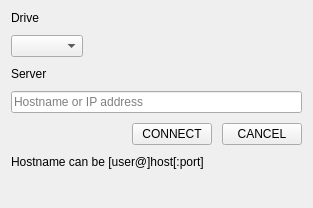
<?xml version="1.0" encoding="UTF-8"?>
<ui version="4.0">
 <class>Host</class>
 <widget class="QWidget" name="Host">
  <property name="geometry">
   <rect>
    <x>0</x>
    <y>0</y>
    <width>313</width>
    <height>208</height>
   </rect>
  </property>
  <property name="windowTitle">
   <string>Host</string>
  </property>
  <layout class="QVBoxLayout" name="verticalLayout">
   <property name="spacing">
    <number>10</number>
   </property>
   <item>
    <widget class="QLabel" name="label">
     <property name="text">
      <string>Drive</string>
     </property>
    </widget>
   </item>
   <item>
    <widget class="QWidget" name="widget" native="true">
     <layout class="QHBoxLayout" name="horizontalLayout">
      <property name="leftMargin">
       <number>0</number>
      </property>
      <property name="topMargin">
       <number>0</number>
      </property>
      <property name="rightMargin">
       <number>0</number>
      </property>
      <property name="bottomMargin">
       <number>0</number>
      </property>
      <item>
       <widget class="QComboBox" name="cboDrive"/>
      </item>
      <item>
       <spacer name="horizontalSpacer">
        <property name="orientation">
         <enum>Qt::Horizontal</enum>
        </property>
        <property name="sizeHint" stdset="0">
         <size>
          <width>184</width>
          <height>20</height>
         </size>
        </property>
       </spacer>
      </item>
     </layout>
    </widget>
   </item>
   <item>
    <widget class="QLabel" name="label_2">
     <property name="text">
      <string>Server</string>
     </property>
    </widget>
   </item>
   <item>
    <widget class="QLineEdit" name="txtHost">
     <property name="placeholderText">
      <string>Hostname or IP address</string>
     </property>
    </widget>
   </item>
   <item>
    <widget class="QWidget" name="widget_8" native="true">
     <layout class="QHBoxLayout" name="horizontalLayout_6">
      <property name="spacing">
       <number>10</number>
      </property>
      <property name="leftMargin">
       <number>0</number>
      </property>
      <property name="topMargin">
       <number>0</number>
      </property>
      <property name="rightMargin">
       <number>0</number>
      </property>
      <property name="bottomMargin">
       <number>0</number>
      </property>
      <item>
       <spacer name="horizontalSpacer_3">
        <property name="orientation">
         <enum>Qt::Horizontal</enum>
        </property>
        <property name="sizeHint" stdset="0">
         <size>
          <width>40</width>
          <height>20</height>
         </size>
        </property>
       </spacer>
      </item>
      <item>
       <widget class="QPushButton" name="pbConnectHost">
        <property name="maximumSize">
         <size>
          <width>100</width>
          <height>16777215</height>
         </size>
        </property>
        <property name="text">
         <string>CONNECT</string>
        </property>
       </widget>
      </item>
      <item>
       <widget class="QPushButton" name="pbCancelHost">
        <property name="maximumSize">
         <size>
          <width>100</width>
          <height>16777215</height>
         </size>
        </property>
        <property name="text">
         <string>CANCEL</string>
        </property>
       </widget>
      </item>
     </layout>
    </widget>
   </item>
   <item>
    <widget class="QLabel" name="lblMessage">
     <property name="sizePolicy">
      <sizepolicy hsizetype="Preferred" vsizetype="MinimumExpanding">
       <horstretch>0</horstretch>
       <verstretch>0</verstretch>
      </sizepolicy>
     </property>
     <property name="text">
      <string>Hostname can be [user@]host[:port]</string>
     </property>
     <property name="alignment">
      <set>Qt::AlignLeading|Qt::AlignLeft|Qt::AlignTop</set>
     </property>
     <property name="wordWrap">
      <bool>true</bool>
     </property>
    </widget>
   </item>
  </layout>
 </widget>
 <resources/>
 <connections/>
</ui>
